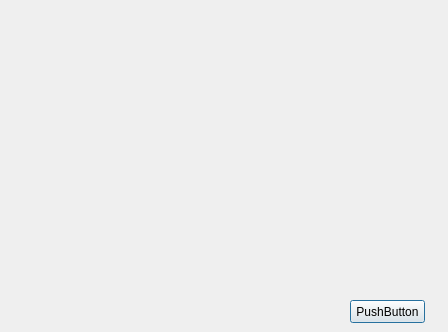
<?xml version="1.0" encoding="UTF-8"?>
<ui version="4.0">
 <class>DialogAbout</class>
 <widget class="QDialog" name="DialogAbout">
  <property name="geometry">
   <rect>
    <x>0</x>
    <y>0</y>
    <width>448</width>
    <height>332</height>
   </rect>
  </property>
  <property name="windowTitle">
   <string>关于</string>
  </property>
  <property name="sizeGripEnabled">
   <bool>false</bool>
  </property>
  <property name="modal">
   <bool>true</bool>
  </property>
  <widget class="QWidget" name="widget" native="true">
   <property name="geometry">
    <rect>
     <x>0</x>
     <y>0</y>
     <width>451</width>
     <height>80</height>
    </rect>
   </property>
  </widget>
  <widget class="QWidget" name="widget_2" native="true">
   <property name="geometry">
    <rect>
     <x>0</x>
     <y>80</y>
     <width>451</width>
     <height>211</height>
    </rect>
   </property>
  </widget>
  <widget class="QPushButton" name="pushButton">
   <property name="geometry">
    <rect>
     <x>350</x>
     <y>300</y>
     <width>75</width>
     <height>23</height>
    </rect>
   </property>
   <property name="text">
    <string>PushButton</string>
   </property>
  </widget>
 </widget>
 <resources/>
 <connections/>
</ui>
